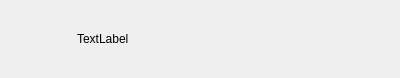
<?xml version="1.0" encoding="UTF-8"?>
<ui version="4.0">
 <class>ConUserItem</class>
 <widget class="QWidget" name="ConUserItem">
  <property name="geometry">
   <rect>
    <x>0</x>
    <y>0</y>
    <width>400</width>
    <height>78</height>
   </rect>
  </property>
  <property name="minimumSize">
   <size>
    <width>0</width>
    <height>70</height>
   </size>
  </property>
  <property name="maximumSize">
   <size>
    <width>16777215</width>
    <height>78</height>
   </size>
  </property>
  <property name="windowTitle">
   <string>Form</string>
  </property>
  <layout class="QGridLayout" name="gridLayout">
   <item row="0" column="0">
    <widget class="QWidget" name="widget" native="true">
     <property name="minimumSize">
      <size>
       <width>60</width>
       <height>60</height>
      </size>
     </property>
     <property name="maximumSize">
      <size>
       <width>60</width>
       <height>60</height>
      </size>
     </property>
     <widget class="QLabel" name="icon_lb">
      <property name="geometry">
       <rect>
        <x>0</x>
        <y>10</y>
        <width>45</width>
        <height>45</height>
       </rect>
      </property>
      <property name="minimumSize">
       <size>
        <width>45</width>
        <height>45</height>
       </size>
      </property>
      <property name="maximumSize">
       <size>
        <width>45</width>
        <height>45</height>
       </size>
      </property>
      <property name="text">
       <string/>
      </property>
     </widget>
     <widget class="QLabel" name="red_point">
      <property name="geometry">
       <rect>
        <x>27</x>
        <y>2</y>
        <width>30</width>
        <height>30</height>
       </rect>
      </property>
      <property name="minimumSize">
       <size>
        <width>30</width>
        <height>30</height>
       </size>
      </property>
      <property name="maximumSize">
       <size>
        <width>30</width>
        <height>30</height>
       </size>
      </property>
      <property name="text">
       <string/>
      </property>
     </widget>
    </widget>
   </item>
   <item row="0" column="1">
    <widget class="QLabel" name="user_name_lb">
     <property name="text">
      <string>TextLabel</string>
     </property>
    </widget>
   </item>
  </layout>
 </widget>
 <resources/>
 <connections/>
</ui>
